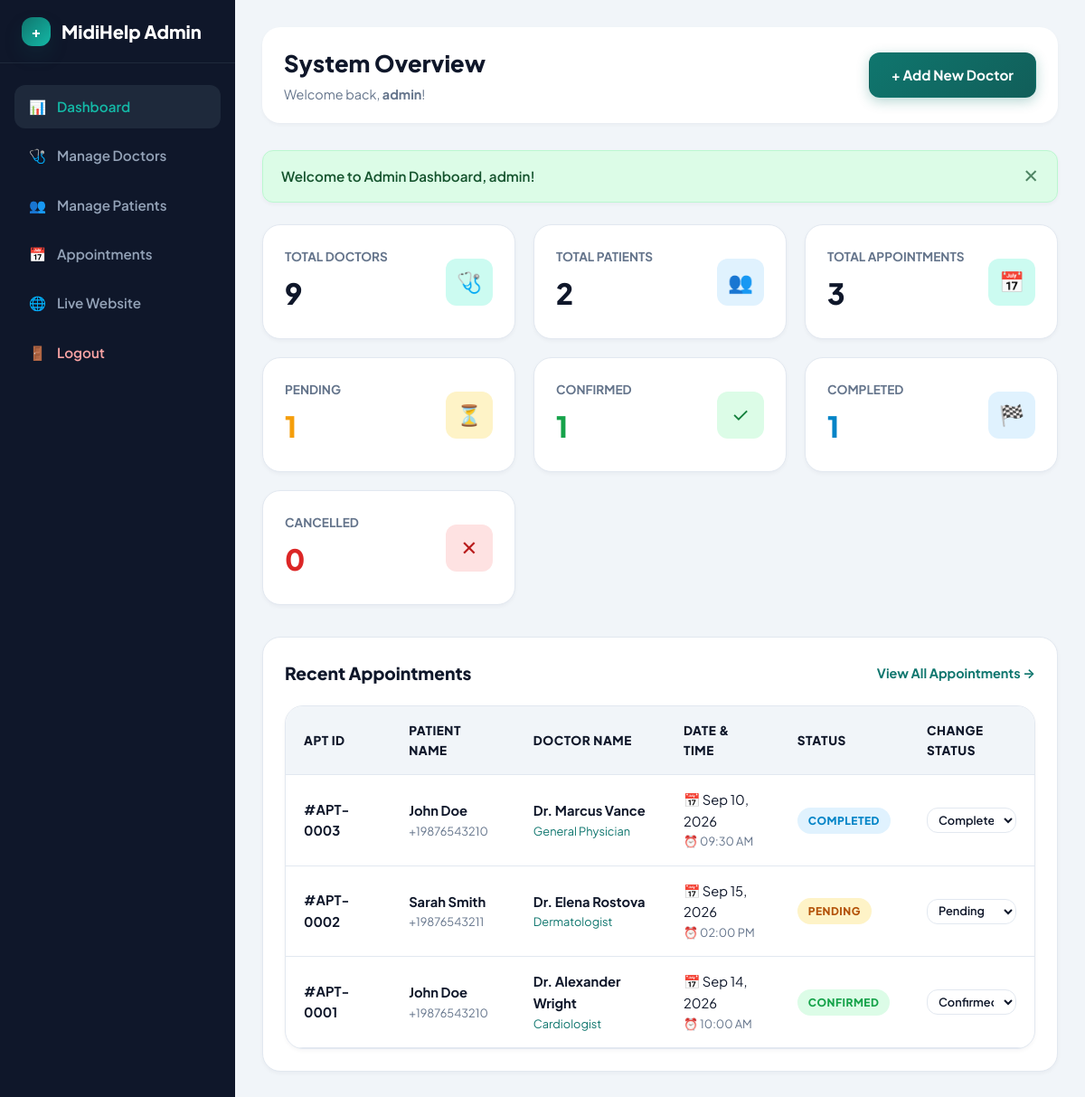
Page /admin/dashboard.php (signed in) on the committed database.
### tables this page shows
CREATE TABLE `appointments` (
  `id` INT(11) NOT NULL AUTO_INCREMENT,
  `user_id` INT(11) DEFAULT NULL,
  `doctor_id` INT(11) NOT NULL,
  `appointment_date` DATE NOT NULL,
  `appointment_time` VARCHAR(20) NOT NULL,
  `patient_name` VARCHAR(100) NOT NULL,
  `patient_email` VARCHAR(100) NOT NULL,
  `patient_phone` VARCHAR(20) NOT NULL,
  `symptoms` TEXT DEFAULT NULL,
  `status` ENUM('Pending', 'Confirmed', 'Completed', 'Cancelled') NOT NULL DEFAULT 'Pending',
  `created_at` TIMESTAMP NOT NULL DEFAULT CURRENT_TIMESTAMP,
  PRIMARY KEY (`id`),
  KEY `fk_appointments_users` (`user_id`),
  KEY `fk_appointments_doctors` (`doctor_id`),
  CONSTRAINT `fk_appointments_users` FOREIGN KEY (`user_id`) REFERENCES `users` (`id`) ON DELETE SET NULL ON UPDATE CASCADE,
  CONSTRAINT `fk_appointments_doctors` FOREIGN KEY (`doctor_id`) REFERENCES `doctors` (`id`) ON DELETE CASCADE ON UPDATE CASCADE
);

CREATE TABLE `doctors` (
  `id` INT(11) NOT NULL AUTO_INCREMENT,
  `name` VARCHAR(100) NOT NULL,
  `specialization` VARCHAR(100) NOT NULL,
  `qualification` VARCHAR(100) NOT NULL,
  `experience` VARCHAR(50) NOT NULL,
  `phone` VARCHAR(20) NOT NULL,
  `email` VARCHAR(100) NOT NULL,
  `consultation_fee` DECIMAL(10,2) NOT NULL DEFAULT '0.00',
  `available_days` VARCHAR(100) NOT NULL DEFAULT 'Monday - Friday',
  `available_time` VARCHAR(100) NOT NULL DEFAULT '09:00 AM - 05:00 PM',
  `image` VARCHAR(255) DEFAULT 'default-doctor.png',
  `description` TEXT DEFAULT NULL,
  `status` ENUM('Available', 'Unavailable') NOT NULL DEFAULT 'Available',
  `created_at` TIMESTAMP NOT NULL DEFAULT CURRENT_TIMESTAMP,
  PRIMARY KEY (`id`)
);

### includes/admin-auth.php (called while the page is built, shortened)
<?php
function is_admin_logged_in() {
    return isset($_SESSION['admin_id']) && !empty($_SESSION['admin_id']);
}
function get_admin_user() {
    if (is_admin_logged_in()) {
        return [
            'id' => $_SESSION['admin_id'],
            'username' => $_SESSION['admin_username'] ?? 'Admin'
        ];
    }
    return null;
}
?>

### admin/dashboard.php (the view, shortened to what this page needs)
<?php
require_once __DIR__ . '/../config/database.php';
require_once __DIR__ . '/../includes/admin-auth.php';
$admin = get_admin_user();
$total_doctors = 0;
$total_patients = 0;
$stats = [
    'total' => 0,
    'pending' => 0,
    'confirmed' => 0,
    'completed' => 0,
    'cancelled' => 0
];
$doc_res = $conn->query("SELECT COUNT(*) as count FROM doctors");
if ($doc_res) {
    $total_doctors = $doc_res->fetch_assoc()['count'];
}
$pat_res = $conn->query("SELECT COUNT(*) as count FROM users");
if ($pat_res) {
    $total_patients = $pat_res->fetch_assoc()['count'];
}
$apt_res = $conn->query("SELECT status, COUNT(*) as count FROM appointments GROUP BY status");
if ($apt_res) {
    while ($r = $apt_res->fetch_assoc()) {
        $st = strtolower($r['status']);
        if (isset($stats[$st])) {
            $stats[$st] = $r['count'];
        }
        $stats['total'] += $r['count'];
    }
}
$query = "SELECT a.*, d.name AS doctor_name, d.specialization
          FROM appointments a
          JOIN doctors d ON a.doctor_id = d.id
          ORDER BY a.id DESC LIMIT 10";
$recent_appointments = [];
$res = $conn->query($query);
if ($res) {
    while ($row = $res->fetch_assoc()) {
        $recent_appointments[] = $row;
    }
}
?>
<!DOCTYPE html>
<html lang="en">
<head>
    <link rel="stylesheet" href="../css/style.css">
    <link rel="stylesheet" href="../css/admin.css">
</head>
<body>
<div class="admin-wrapper">
    <aside class="admin-sidebar">
        <div class="admin-brand">
            <div class="logo-icon" style="width: 32px; height: 32px; font-size: 1rem;">+</div>
            <span>MidiHelp Admin</span>
        </div>
        <div class="admin-menu">
            <a href="dashboard.php" class="admin-menu-link active">📊 <span>Dashboard</span></a>
            <a href="doctors.php" class="admin-menu-link">🩺 <span>Manage Doctors</span></a>
            <a href="patients.php" class="admin-menu-link">👥 <span>Manage Patients</span></a>
            <a href="appointments.php" class="admin-menu-link">📅 <span>Appointments</span></a>
            <a href="../index.php" target="_blank" class="admin-menu-link">🌐 <span>Live Website</span></a>
            <a href="logout.php" class="admin-menu-link" style="margin-top: auto; color: #FCA5A5;">🚪 <span>Logout</span></a>
        </div>
    </aside>
    <main class="admin-main">
        <div class="admin-header">
            <div>
                <h1 class="admin-title">System Overview</h1>
                <p style="color: var(--muted-text); font-size: 0.9rem; margin-top: 2px;">Welcome back, <strong><?php echo htmlspecialchars($admin['username']); ?></strong>!</p>
            </div>
            <a href="add-doctor.php" class="btn btn-primary">+ Add New Doctor</a>
        </div>
        <?php
        if (isset($_SESSION['flash_success'])) {
            echo '<div class="alert alert-success"><span>' . htmlspecialchars($_SESSION['flash_success']) . '</span><button class="alert-close">✕</button></div>';
        }
        ?>
        <div class="admin-metrics-grid">
            <div class="metric-card">
                <div>
                    <div class="metric-label">Total Doctors</div>
                    <div class="metric-number"><?php echo $total_doctors; ?></div>
                </div>
                <div class="metric-icon icon-teal">🩺</div>
            </div>
            <div class="metric-card">
                <div>
                    <div class="metric-label">Total Patients</div>
                    <div class="metric-number"><?php echo $total_patients; ?></div>
                </div>
                <div class="metric-icon icon-blue">👥</div>
            </div>
            <div class="metric-card">
                <div>
                    <div class="metric-label">Total Appointments</div>
                    <div class="metric-number"><?php echo $stats['total']; ?></div>
                </div>
                <div class="metric-icon icon-teal">📅</div>
            </div>
            <div class="metric-card">
                <div>
                    <div class="metric-label">Pending</div>
                    <div class="metric-number" style="color: var(--warning);"><?php echo $stats['pending']; ?></div>
                </div>
                <div class="metric-icon icon-yellow">⏳</div>
            </div>
            <div class="metric-card">
                <div>
                    <div class="metric-label">Confirmed</div>
                    <div class="metric-number" style="color: var(--success);"><?php echo $stats['confirmed']; ?></div>
                </div>
                <div class="metric-icon icon-green">✓</div>
            </div>
            <div class="metric-card">
                <div>
                    <div class="metric-label">Completed</div>
                    <div class="metric-number" style="color: var(--info);"><?php echo $stats['completed']; ?></div>
                </div>
                <div class="metric-icon icon-blue">🏁</div>
            </div>
            <div class="metric-card">
                <div>
                    <div class="metric-label">Cancelled</div>
                    <div class="metric-number" style="color: var(--danger);"><?php echo $stats['cancelled']; ?></div>
                </div>
                <div class="metric-icon icon-red">✕</div>
            </div>
        </div>
        <div style="background: white; border-radius: var(--radius-lg); padding: 24px; box-shadow: var(--shadow-sm); border: 1px solid var(--border-color);">
            <div style="display: flex; align-items: center; justify-content: space-between; margin-bottom: 20px;">
                <h3 style="font-size: 1.2rem; font-weight: 800; color: var(--dark-text); margin: 0;">Recent Appointments</h3>
                <a href="appointments.php" style="font-size: 0.9rem; font-weight: 700;">View All Appointments →</a>
            </div>
            <div class="table-responsive">
                <table class="custom-table">
                    <thead>
                        <tr>
                            <th>APT ID</th>
                            <th>Patient Name</th>
                            <th>Doctor Name</th>
                            <th>Date & Time</th>
                            <th>Status</th>
                            <th>Change Status</th>
                        </tr>
                    </thead>
                    <tbody>
                        <?php if (!empty($recent_appointments)): ?>
                            <?php foreach ($recent_appointments as $apt): ?>
                                <tr>
                                    <td><strong>#APT-<?php echo sprintf("%04d", $apt['id']); ?></strong></td>
                                    <td>
                                        <div style="font-weight: 700; color: var(--dark-text);"><?php echo htmlspecialchars($apt['patient_name']); ?></div>
                                        <div style="font-size: 0.8rem; color: var(--muted-text);"><?php echo htmlspecialchars($apt['patient_phone']); ?></div>
                                    </td>
                                    <td>
                                        <div style="font-weight: 700; color: var(--dark-text);"><?php echo htmlspecialchars($apt['doctor_name']); ?></div>
                                        <div style="font-size: 0.8rem; color: var(--primary);"><?php echo htmlspecialchars($apt['specialization']); ?></div>
                                    </td>
                                    <td>
                                        <div>📅 <?php echo date('M j, Y', strtotime($apt['appointment_date'])); ?></div>
                                        <div style="font-size: 0.8rem; color: var(--muted-text);">⏰ <?php echo htmlspecialchars($apt['appointment_time']); ?></div>
                                    </td>
                                    <td>
                                        <?php
                                        $badge_class = 'badge-pending';
                                        if ($apt['status'] === 'Confirmed') $badge_class = 'badge-confirmed';
                                        elseif ($apt['status'] === 'Completed') $badge_class = 'badge-completed';
                                        elseif ($apt['status'] === 'Cancelled') $badge_class = 'badge-cancelled';
                                        ?>
                                        <span class="badge <?php echo $badge_class; ?>">
                                            <?php echo htmlspecialchars($apt['status']); ?>
                                        </span>
                                    </td>
                                    <td>
                                        <form action="update-appointment.php" method="POST" style="display: flex; gap: 6px;">
                                            <select name="status" class="form-control" style="padding: 4px 8px; font-size: 0.8rem; height: auto;" onchange="this.form.submit()">
                                                <option value="Pending" <?php echo ($apt['status'] === 'Pending') ? 'selected' : ''; ?>>Pending</option>
                                                <option value="Confirmed" <?php echo ($apt['status'] === 'Confirmed') ? 'selected' : ''; ?>>Confirmed</option>
                                                <option value="Completed" <?php echo ($apt['status'] === 'Completed') ? 'selected' : ''; ?>>Completed</option>
                                            </select>
                                        </form>
                                    </td>
                                </tr>
                            <?php endforeach; ?>
                        <?php else: ?>
                            <tr>
                                <td colspan="6" style="text-align: center; padding: 30px; color: var(--muted-text);">No recent appointments found.</td>
                            </tr>
                        <?php endif; ?>
                    </tbody>
                </table>
            </div>
        </div>
    </main>
</div>
</body>
</html>

### css/style.css (style rules this page uses)
:root { --primary: #0F766E; --primary-hover: #115E59; --primary-light: #F0FDFA; --secondary: #14B8A6; --secondary-light: #CCFBF1; --accent-glow: rgba(20, 184, 166, 0.35); --bg-color: #F8FAFC; --card-bg: #FFFFFF; --glass-bg: rgba(255, 255, 255, 0.85); --dark-text: #0F172A; --muted-text: #64748B; --border-color: #E2E8F0; --success: #16A34A; --success-bg: #DCFCE7; --warning: #F59E0B; --warning-bg: #FEF3C7; --danger: #DC2626; --danger-bg: #FEE2E2; --info: #0284C7; --info-bg: #E0F2FE; --shadow-sm: 0 2px 4px rgba(15, 23, 42, 0.04); --shadow-md: 0 8px 16px -2px rgba(15, 23, 42, 0.08), 0 4px 6px -2px rgba(15, 23, 42, 0.03); --shadow-lg: 0 20px 35px -8px rgba(15, 23, 42, 0.12), 0 8px 16px -6px rgba(15, 23, 42, 0.06); --shadow-glow: 0 10px 25px -5px rgba(15, 118, 110, 0.25); --radius-sm: 8px; --radius-md: 12px; --radius-lg: 20px; --radius-full: 9999px; --transition: all 0.3s cubic-bezier(0.4, 0, 0.2, 1); }
* { margin: 0; padding: 0; box-sizing: border-box; }
body { font-family: 'Plus Jakarta Sans', -apple-system, BlinkMacSystemFont, "Segoe UI", Roboto, sans-serif; background-color: var(--bg-color); background-image: radial-gradient(at 0% 0%, rgba(204, 251, 241, 0.5) 0px, transparent 50%), radial-gradient(at 100% 100%, rgba(224, 242, 254, 0.5) 0px, transparent 50%); background-attachment: fixed; color: var(--dark-text); line-height: 1.6; display: flex; flex-direction: column; min-height: 100vh; overflow-x: hidden; }
a { color: var(--primary); text-decoration: none; transition: var(--transition); }
.logo-icon { width: 42px; height: 42px; background: linear-gradient(135deg, var(--primary), var(--secondary)); color: white; border-radius: var(--radius-md); display: flex; align-items: center; justify-content: center; font-weight: 800; font-size: 1.3rem; box-shadow: var(--shadow-glow); transition: var(--transition); }
.btn { display: inline-flex; align-items: center; justify-content: center; gap: 8px; font-family: inherit; font-size: 0.95rem; font-weight: 700; padding: 12px 24px; border-radius: var(--radius-md); border: 1px solid transparent; cursor: pointer; transition: var(--transition); text-align: center; white-space: nowrap; position: relative; overflow: hidden; }
.btn-primary { background: linear-gradient(135deg, var(--primary), #115E59); color: white; box-shadow: 0 4px 14px rgba(15, 118, 110, 0.3); }
.alert { padding: 16px 20px; border-radius: var(--radius-md); margin-bottom: 24px; font-size: 0.95rem; font-weight: 600; display: flex; align-items: center; justify-content: space-between; border: 1px solid transparent; animation: popIn 0.4s ease forwards; box-shadow: var(--shadow-sm); }
.alert-success { background-color: var(--success-bg); color: #14532D; border-color: #BBF7D0; }
.alert-close { background: none; border: none; font-size: 1.3rem; cursor: pointer; color: inherit; opacity: 0.7; transition: var(--transition); }
.form-control { width: 100%; padding: 14px 18px; font-family: inherit; font-size: 0.95rem; font-weight: 600; border: 1px solid var(--border-color); border-radius: var(--radius-md); background-color: var(--card-bg); color: var(--dark-text); transition: var(--transition); }
.table-responsive { width: 100%; overflow-x: auto; background: var(--card-bg); border-radius: var(--radius-lg); box-shadow: var(--shadow-sm); border: 1px solid var(--border-color); }
.custom-table { width: 100%; border-collapse: collapse; text-align: left; }
.custom-table th { background-color: #F1F5F9; padding: 16px 20px; font-size: 0.85rem; font-weight: 800; color: var(--dark-text); text-transform: uppercase; letter-spacing: 0.5px; border-bottom: 1px solid var(--border-color); }
.custom-table td { padding: 16px 20px; font-size: 0.92rem; border-bottom: 1px solid var(--border-color); transition: var(--transition); }
.badge { display: inline-flex; align-items: center; gap: 6px; padding: 5px 12px; border-radius: var(--radius-full); font-size: 0.75rem; font-weight: 800; text-transform: uppercase; letter-spacing: 0.5px; }
.badge-pending { background-color: var(--warning-bg); color: #B45309; }
.badge-confirmed { background-color: var(--success-bg); color: var(--success); }
.badge-completed { background-color: var(--info-bg); color: var(--info); }

### rows in the picture
appointments: user "1", id "0003", patient_name "John Doe", patient_phone "+19876543210", doctor.name "Dr. Marcus Vance", doctor.specialization "General Physician", appointment_date "Sep 10, 2026", appointment_time "09:30 AM", status "COMPLETED", status "Completed"
appointments: id "0002", patient_name "Sarah Smith", patient_phone "+19876543211", doctor.name "Dr. Elena Rostova", doctor.specialization "Dermatologist", appointment_date "Sep 15, 2026", appointment_time "02:00 PM", status "PENDING", status "Pending"
appointments: id "0001", patient_name "John Doe", patient_phone "+19876543210", doctor.name "Dr. Alexander Wright", doctor.specialization "Cardiologist", appointment_date "Sep 14, 2026", appointment_time "10:00 AM", status "CONFIRMED", status "Confirmed"

### other values in the picture
$admin['username'] "admin"
$_SESSION['flash_success'] "Welcome to Admin Dashboard, admin!"
$total_doctors "9"
$total_patients "2"
$stats['total'] "3"
$stats['cancelled'] "0"
